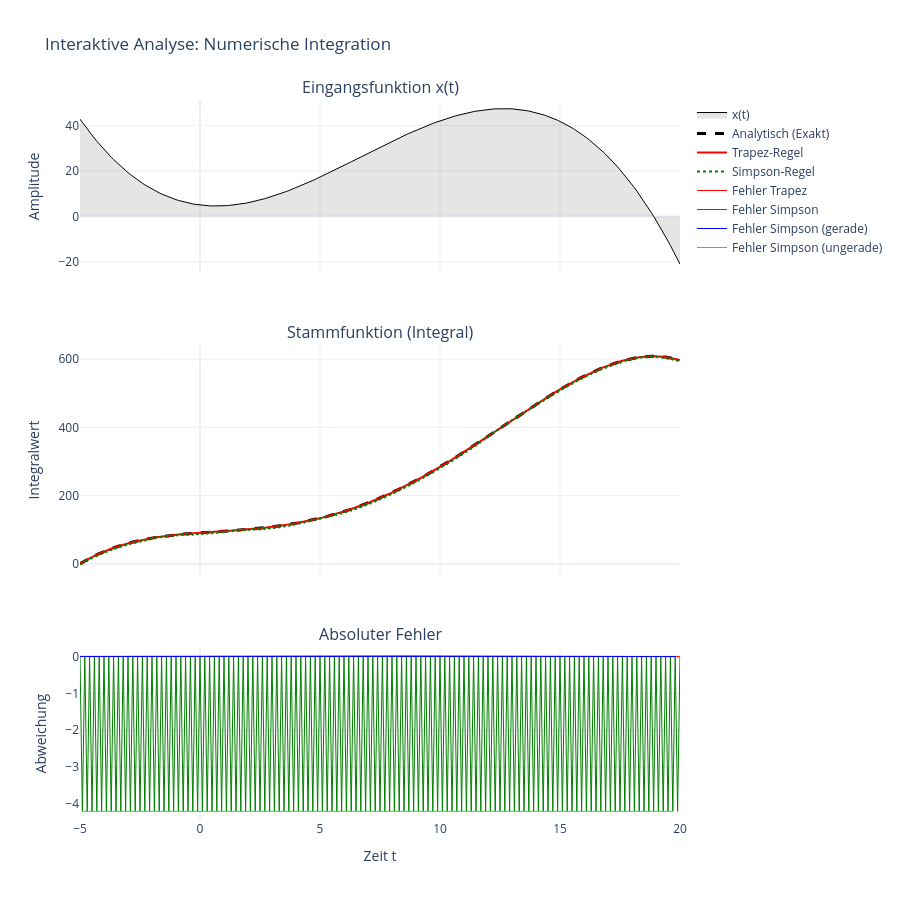

Notebook code cell kept with this figure:
### Code cell
import plotly.graph_objects as go
from plotly.subplots import make_subplots

# --- 1. Vorbereitung der analytischen Kurve über die Zeit ---
# Wir brauchen die analytische Lösung für JEDEN Zeitschritt t, 
# nicht nur für die Grenzen, um den Fehler zu plotten.
F_t = 5*t - 0.65*t**2 + (1/3)*t**3 - 0.0125*t**4

# Wichtig: Die numerische Integration startet bei 0.
# Die analytische Stammfunktion hat bei t=-5 einen Wert. 
# Wir müssen diesen Startwert abziehen, damit beide bei 0 starten.
F_t_normalized = F_t - F_t[0]

# --- 2. Berechnung des Fehlers über die Zeit ---
error_trapez_curve = (int_trapez - F_t_normalized)
error_simpson_curve = (int_simpson - F_t_normalized)

# Daten-Sampling (damit der Browser nicht abstürzt bei Millionen Punkten)
# Wir nehmen z.B. nur jeden 100. Punkt für die Grafik. 
# Das reicht für das Auge völlig aus, erhält aber die Form.
step = 100 if len(t) > 10000 else 1 

t_plot = t[::step]

# Subplots erstellen (3 Zeilen, geteilte X-Achse)
fig = make_subplots(
    rows=3, cols=1,
    shared_xaxes=True,
    vertical_spacing=0.1,
    subplot_titles=("Eingangsfunktion x(t)", "Stammfunktion (Integral)", "Absoluter Fehler"),
    row_heights=[0.3, 0.4, 0.3]
)

# --- 1. Eingangsfunktion ---
fig.add_trace(
    go.Scatter(
        x=t_plot,
        y=x[::step],
        name="x(t)", 
        line=dict(color='black', width=1),
        fill='tozeroy',
        fillcolor='rgba(0,0,0,0.1)'
    ), row=1, col=1
)

# --- 2. Integral-Vergleich ---
fig.add_trace(
    go.Scatter(
        x=t_plot,
        y=F_t_normalized[::step],
        name="Analytisch (Exakt)",
        line=dict(color='black', width=3, dash='dash')
    ), row=2, col=1
)
fig.add_trace(
    go.Scatter(
        x=t_plot,
        y=int_trapez[::step],
        name="Trapez-Regel",
        line=dict(color='red', width=2)
    ), row=2, col=1
)
fig.add_trace(
    go.Scatter(
        x=t_plot, 
        y=int_simpson[::step], 
        name="Simpson-Regel",
        line=dict(color='green', width=2, dash='dot')
    ), row=2, col=1
)

# --- 3. Fehler-Verlauf ---
fig.add_trace(
    go.Scatter(
        x=t_plot,
        y=error_trapez_curve[::step],
        name="Fehler Trapez",
        line=dict(color='red', width=1)
    ), row=3, col=1
)
fig.add_trace(
    go.Scatter(
        x=t_plot,
        y=error_simpson_curve[::step],
        name="Fehler Simpson",
        line=dict(color='green', width=1)
    ), row=3, col=1
)
fig.add_trace(
    go.Scatter(
        x=t_plot[::2],
        y=(int_even - F_t_normalized[2::2])[::step],
        name="Fehler Simpson (gerade)",
        line=dict(color='blue', width=1)
    ), row=3, col=1
)
fig.add_trace(
    go.Scatter(
        x=t_plot[1::2],
        y=(int_odd - F_t_normalized[3::2])[::step],
        name="Fehler Simpson (ungerade)",
        line=dict(color='lime', width=1)
    ), row=3, col=1
)

# Layout aufhübschen
fig.update_layout(
    title_text="Interaktive Analyse: Numerische Integration",
    height=900,
    hovermode="x unified", # Zeigt alle Werte an einer x-Position gleichzeitig an (Super für Lehre!)
    template="plotly_white"
)

# Achsenbeschriftungen
fig.update_yaxes(title_text="Amplitude", row=1, col=1)
fig.update_yaxes(title_text="Integralwert", row=2, col=1)
fig.update_yaxes(title_text="Abweichung", row=3, col=1)
fig.update_xaxes(title_text="Zeit t", row=3, col=1)

fig.show()

### Figure 1 — Plotly figure (JSON) as saved in the notebook; plotly's stock layout.template omitted (floating-point values rounded to 4 significant figures; data arrays with more than 128 entries replaced by an {"elided": "..."} marker saying what was removed)
{"data": [{"fill": "tozeroy", "fillcolor": "rgba(0,0,0,0.1)", "line": {"color": "black", "width": 1}, "name": "x(t)", "type": "scatter", "x": {"elided": "251 float values"}, "xaxis": "x", "y": {"elided": "251 float values"}, "yaxis": "y"}, {"line": {"color": "black", "dash": "dash", "width": 3}, "name": "Analytisch (Exakt)", "type": "scatter", "x": {"elided": "251 float values"}, "xaxis": "x2", "y": {"elided": "251 float values"}, "yaxis": "y2"}, {"line": {"color": "red", "width": 2}, "name": "Trapez-Regel", "type": "scatter", "x": {"elided": "251 float values"}, "xaxis": "x2", "y": {"elided": "251 float values"}, "yaxis": "y2"}, {"line": {"color": "green", "dash": "dot", "width": 2}, "name": "Simpson-Regel", "type": "scatter", "x": {"elided": "251 float values"}, "xaxis": "x2", "y": {"elided": "251 float values"}, "yaxis": "y2"}, {"line": {"color": "red", "width": 1}, "name": "Fehler Trapez", "type": "scatter", "x": {"elided": "251 float values"}, "xaxis": "x3", "y": {"elided": "251 float values"}, "yaxis": "y3"}, {"line": {"color": "green", "width": 1}, "name": "Fehler Simpson", "type": "scatter", "x": {"elided": "251 float values"}, "xaxis": "x3", "y": {"elided": "251 float values"}, "yaxis": "y3"}, {"line": {"color": "blue", "width": 1}, "name": "Fehler Simpson (gerade)", "type": "scatter", "x": [-5.0, -4.8, -4.6, -4.4, -4.2, -4.0, -3.8, -3.6, -3.4, -3.2, -3.0, -2.8, -2.6, -2.4, -2.2, -2.0, -1.8, -1.6, -1.4, -1.2, -1.0, -0.8, -0.6, -0.4, -0.2, -1.776e-14, 0.2, 0.4, 0.6, 0.8, 1.0, 1.2, 1.4, 1.6, 1.8, 2.0, 2.2, 2.4, 2.6, 2.8, 3.0, 3.2, 3.4, 3.6, 3.8, 4.0, 4.2, 4.4, 4.6, 4.8, 5.0, 5.2, 5.4, 5.6, 5.8, 6.0, 6.2, 6.4, 6.6, 6.8, 7.0, 7.2, 7.4, 7.6, 7.8, 8.0, 8.2, 8.4, 8.6, 8.8, 9.0, 9.2, 9.4, 9.6, 9.8, 10.0, 10.2, 10.4, 10.6, 10.8, 11.0, 11.2, 11.4, 11.6, 11.8, 12.0, 12.2, 12.4, 12.6, 12.8, 13.0, 13.2, 13.4, 13.6, 13.8, 14.0, 14.2, 14.4, 14.6, 14.8, 15.0, 15.2, 15.4, 15.6, 15.8, 16.0, 16.2, 16.4, 16.6, 16.8, 17.0, 17.2, 17.4, 17.6, 17.8, 18.0, 18.2, 18.4, 18.6, 18.8, 19.0, 19.2, 19.4, 19.6, 19.8, 20.0], "xaxis": "x3", "y": [4.263e-14, 7.461e-14, 9.237e-14, 1.137e-13, 1.35e-13, 1.705e-13, 1.847e-13, 2.061e-13, 2.203e-13, 2.345e-13, 2.487e-13, 2.558e-13, 2.7e-13, 2.7e-13, 2.842e-13, 2.842e-13, 2.842e-13, 2.984e-13, 2.984e-13, 2.984e-13, 2.984e-13, 3.126e-13, 3.126e-13, 3.126e-13, 3.126e-13, 3.126e-13, 3.126e-13, 3.126e-13, 3.126e-13, 3.126e-13, 3.268e-13, 3.268e-13, 3.268e-13, 3.268e-13, 3.268e-13, 3.268e-13, 3.411e-13, 3.411e-13, 3.553e-13, 3.411e-13, 3.553e-13, 3.695e-13, 3.837e-13, 3.837e-13, 3.979e-13, 3.979e-13, 3.979e-13, 4.121e-13, 4.263e-13, 4.263e-13, 4.547e-13, 4.547e-13, 4.832e-13, 5.116e-13, 5.4e-13, 5.4e-13, 5.684e-13, 5.684e-13, 5.969e-13, 6.253e-13, 6.253e-13, 6.253e-13, 6.537e-13, 6.821e-13, 7.105e-13, 7.674e-13, 7.674e-13, 7.958e-13, 7.958e-13, 8.527e-13, 9.095e-13, 9.663e-13, 9.663e-13, 9.663e-13, 1.023e-12, 9.095e-13, 1.023e-12, 1.08e-12, 1.137e-12, 1.194e-12, 1.194e-12, 1.194e-12, 1.421e-12, 1.364e-12, 1.307e-12, 1.421e-12, 1.364e-12, 1.478e-12, 1.535e-12, 1.478e-12, 1.648e-12, 1.648e-12, 1.705e-12, 1.648e-12, 1.648e-12, 1.819e-12, 1.933e-12, 1.876e-12, 1.876e-12, 1.762e-12, 2.046e-12, 2.16e-12, 2.046e-12, 2.16e-12, 2.046e-12, 1.933e-12, 2.046e-12, 2.16e-12, 2.274e-12, 2.16e-12, 2.046e-12, 2.16e-12, 2.274e-12, 2.274e-12, 2.046e-12, 1.933e-12, 2.387e-12, 2.16e-12, 2.501e-12, 2.387e-12, 2.046e-12, 1.933e-12, 2.501e-12, 2.16e-12, 2.16e-12], "yaxis": "y3"}, {"line": {"color": "lime", "width": 1}, "name": "Fehler Simpson (ungerade)", "type": "scatter", "x": [-4.9, -4.7, -4.5, -4.3, -4.1, -3.9, -3.7, -3.5, -3.3, -3.1, -2.9, -2.7, -2.5, -2.3, -2.1, -1.9, -1.7, -1.5, -1.3, -1.1, -0.9, -0.7, -0.5, -0.3, -0.1, 0.1, 0.3, 0.5, 0.7, 0.9, 1.1, 1.3, 1.5, 1.7, 1.9, 2.1, 2.3, 2.5, 2.7, 2.9, 3.1, 3.3, 3.5, 3.7, 3.9, 4.1, 4.3, 4.5, 4.7, 4.9, 5.1, 5.3, 5.5, 5.7, 5.9, 6.1, 6.3, 6.5, 6.7, 6.9, 7.1, 7.3, 7.5, 7.7, 7.9, 8.1, 8.3, 8.5, 8.7, 8.9, 9.1, 9.3, 9.5, 9.7, 9.9, 10.1, 10.3, 10.5, 10.7, 10.9, 11.1, 11.3, 11.5, 11.7, 11.9, 12.1, 12.3, 12.5, 12.7, 12.9, 13.1, 13.3, 13.5, 13.7, 13.9, 14.1, 14.3, 14.5, 14.7, 14.9, 15.1, 15.3, 15.5, 15.7, 15.9, 16.1, 16.3, 16.5, 16.7, 16.9, 17.1, 17.3, 17.5, 17.7, 17.9, 18.1, 18.3, 18.5, 18.7, 18.9, 19.1, 19.3, 19.5, 19.7, 19.9], "xaxis": "x3", "y": [-4.2, -4.2, -4.2, -4.2, -4.2, -4.2, -4.2, -4.2, -4.2, -4.2, -4.2, -4.2, -4.2, -4.2, -4.2, -4.2, -4.2, -4.2, -4.2, -4.2, -4.2, -4.2, -4.2, -4.2, -4.2, -4.2, -4.2, -4.2, -4.2, -4.2, -4.2, -4.2, -4.2, -4.2, -4.2, -4.2, -4.2, -4.2, -4.2, -4.2, -4.2, -4.2, -4.2, -4.2, -4.2, -4.2, -4.2, -4.2, -4.2, -4.2, -4.2, -4.2, -4.2, -4.2, -4.2, -4.2, -4.2, -4.2, -4.2, -4.2, -4.2, -4.2, -4.2, -4.2, -4.2, -4.2, -4.2, -4.2, -4.2, -4.2, -4.2, -4.2, -4.2, -4.2, -4.2, -4.2, -4.2, -4.2, -4.2, -4.2, -4.2, -4.2, -4.2, -4.2, -4.2, -4.2, -4.2, -4.2, -4.2, -4.2, -4.2, -4.2, -4.2, -4.2, -4.2, -4.2, -4.2, -4.2, -4.2, -4.2, -4.2, -4.2, -4.2, -4.2, -4.2, -4.2, -4.2, -4.2, -4.2, -4.2, -4.2, -4.2, -4.2, -4.2, -4.2, -4.2, -4.2, -4.2, -4.2, -4.2, -4.2, -4.2, -4.2, -4.2], "yaxis": "y3"}], "layout": {"annotations": [{"font": {"size": 16}, "showarrow": false, "text": "Eingangsfunktion x(t)", "x": 0.5, "xanchor": "center", "xref": "paper", "y": 1, "yanchor": "bottom", "yref": "paper"}, {"font": {"size": 16}, "showarrow": false, "text": "Stammfunktion (Integral)", "x": 0.5, "xanchor": "center", "xref": "paper", "y": 0.66, "yanchor": "bottom", "yref": "paper"}, {"font": {"size": 16}, "showarrow": false, "text": "Absoluter Fehler", "x": 0.5, "xanchor": "center", "xref": "paper", "y": 0.24, "yanchor": "bottom", "yref": "paper"}], "height": 900, "hovermode": "x unified", "title": {"text": "Interaktive Analyse: Numerische Integration"}, "xaxis": {"anchor": "y", "domain": [0, 1], "matches": "x3", "showticklabels": false}, "xaxis2": {"anchor": "y2", "domain": [0, 1], "matches": "x3", "showticklabels": false}, "xaxis3": {"anchor": "y3", "domain": [0, 1], "title": {"text": "Zeit t"}}, "yaxis": {"anchor": "x", "domain": [0.76, 1], "title": {"text": "Amplitude"}}, "yaxis2": {"anchor": "x2", "domain": [0.34, 0.66], "title": {"text": "Integralwert"}}, "yaxis3": {"anchor": "x3", "domain": [0, 0.24], "title": {"text": "Abweichung"}}}}
